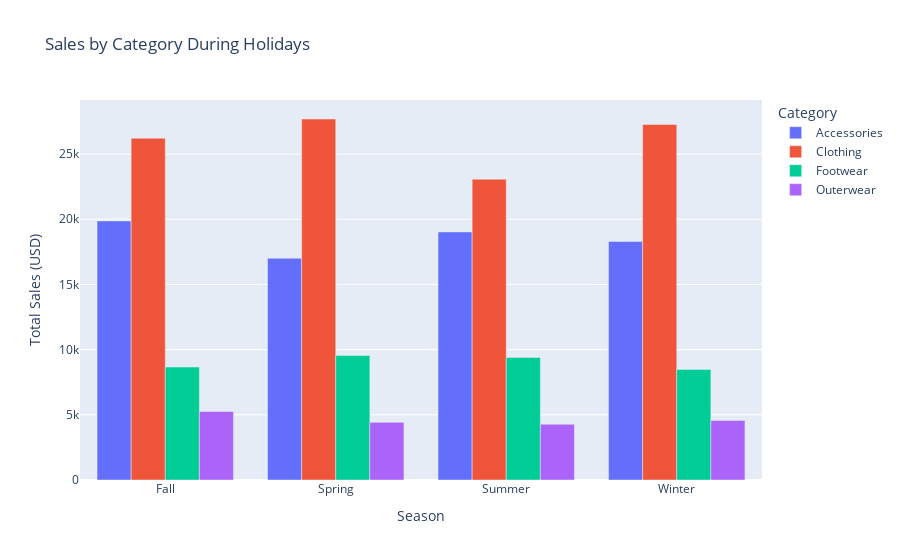

The cell this chart's notebook holds for it:
### Markdown cell above
#### Identify High-Demand Categories During Holidays

### Code cell
# Group sales data by Season and Category
holiday_sales = data.groupby(['Season', 'Category'])['Purchase Amount (USD)'].sum().reset_index()

# Create a bar chart to visualize sales trends by season and category
import plotly.express as px

holiday_sales_fig = px.bar(
    holiday_sales,
    x='Season',
    y='Purchase Amount (USD)',
    color='Category',
    barmode='group',
    title="Sales by Category During Holidays"
)

# Update chart layout
holiday_sales_fig.update_layout(
    xaxis_title="Season",
    yaxis_title="Total Sales (USD)",
    legend_title="Category"
)

# Display the chart
holiday_sales_fig.show()

### Figure 1 — Plotly figure (JSON) as saved in the notebook; plotly's stock layout.template omitted (floating-point values rounded to 4 significant figures)
{"data": [{"alignmentgroup": "True", "hovertemplate": "Category=Accessories<br>Season=%{x}<br>Purchase Amount (USD)=%{y}<extra></extra>", "legendgroup": "Accessories", "marker": {"color": "#636efa", "pattern": {"shape": ""}}, "name": "Accessories", "offsetgroup": "Accessories", "orientation": "v", "showlegend": true, "textposition": "auto", "type": "bar", "x": ["Fall", "Spring", "Summer", "Winter"], "xaxis": "x", "y": [19874, 17007, 19028, 18291], "yaxis": "y"}, {"alignmentgroup": "True", "hovertemplate": "Category=Clothing<br>Season=%{x}<br>Purchase Amount (USD)=%{y}<extra></extra>", "legendgroup": "Clothing", "marker": {"color": "#EF553B", "pattern": {"shape": ""}}, "name": "Clothing", "offsetgroup": "Clothing", "orientation": "v", "showlegend": true, "textposition": "auto", "type": "bar", "x": ["Fall", "Spring", "Summer", "Winter"], "xaxis": "x", "y": [26220, 27692, 23078, 27274], "yaxis": "y"}, {"alignmentgroup": "True", "hovertemplate": "Category=Footwear<br>Season=%{x}<br>Purchase Amount (USD)=%{y}<extra></extra>", "legendgroup": "Footwear", "marker": {"color": "#00cc96", "pattern": {"shape": ""}}, "name": "Footwear", "offsetgroup": "Footwear", "orientation": "v", "showlegend": true, "textposition": "auto", "type": "bar", "x": ["Fall", "Spring", "Summer", "Winter"], "xaxis": "x", "y": [8665, 9555, 9393, 8480], "yaxis": "y"}, {"alignmentgroup": "True", "hovertemplate": "Category=Outerwear<br>Season=%{x}<br>Purchase Amount (USD)=%{y}<extra></extra>", "legendgroup": "Outerwear", "marker": {"color": "#ab63fa", "pattern": {"shape": ""}}, "name": "Outerwear", "offsetgroup": "Outerwear", "orientation": "v", "showlegend": true, "textposition": "auto", "type": "bar", "x": ["Fall", "Spring", "Summer", "Winter"], "xaxis": "x", "y": [5259, 4425, 4278, 4562], "yaxis": "y"}], "layout": {"autosize": true, "barmode": "group", "legend": {"title": {"text": "Category"}, "tracegroupgap": 0}, "title": {"text": "Sales by Category During Holidays"}, "xaxis": {"anchor": "y", "autorange": true, "domain": [0, 1], "range": [-0.5, 3.5], "title": {"text": "Season"}, "type": "category"}, "yaxis": {"anchor": "x", "autorange": true, "domain": [0, 1], "range": [0, 29150.0], "title": {"text": "Total Sales (USD)"}, "type": "linear"}}}
